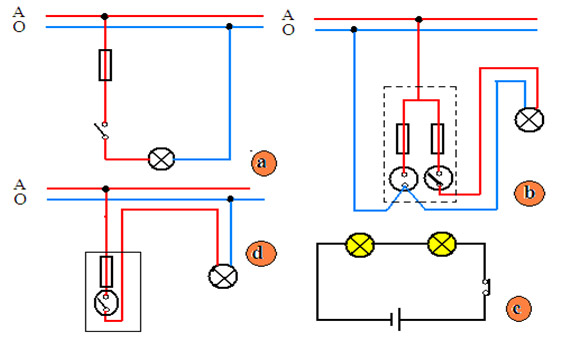
#> input picture BOM_data/sample3.jpg, 562 x 354 px, found by its file name
$ jupyter execute --allow-errors resnet18-gpu.ipynb
#> lines starting #> are read from the running program, lines starting #| are printed output that depends on the picture
[cell 1]
# !pip install -q opencv-python-headless torchvision torch matplotlib

[cell 2]
import math
import cv2
import json
import numpy as np
import matplotlib.pyplot as plt
import matplotlib.patches as patches

import torch
import torch.nn as nn
import torch.nn.functional as F
import torchvision.ops as tv_ops
import torchvision.models as tvm
from torchvision import transforms

#> (the rest of this cell did not finish here and is left out)

[cell 3]
PATTERN_PATH = './BOM_Data/sample_pattern3_1.png'   # <- path to your pattern / symbol image
DRAWING_PATH = './BOM_Data/sample3.jpg'

# Detection hyper-parameters
PATTERN_SIZE         = 224    # pattern resize target (do NOT pad)
SIMILARITY_THRESHOLD = 0.80   # cosine similarity cutoff
IOU_THRESHOLD        = 0.30   # Soft-NMS sigma (was hard-NMS IoU threshold)
SCALES               = [0.75, 1.0, 1.25]   # FIX 1b: 3 scales instead of 5
STRIDE_FACTOR        = 0.50   # FIX 1a: was 0.25 → 4× fewer windows
SCALE_SIGMA          = 0.50   # FIX 3:  Gaussian scale-penalty width
MAX_DETECTIONS       = 40     # FIX 4:  hard cap on final bounding boxes

#> (a cell that did not finish here is left out)

[cell 5]
drawing_img_cv = cv2.imread(DRAWING_PATH, cv2.IMREAD_GRAYSCALE)
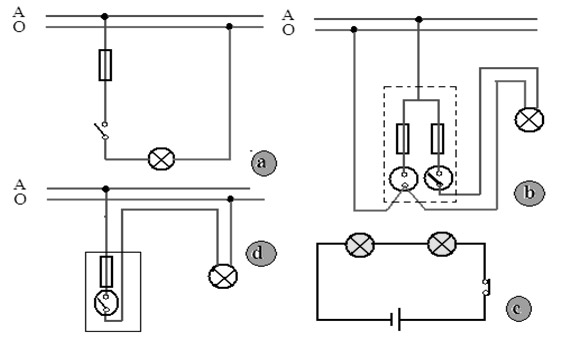
#> drawing_img_cv: shape (354, 562); min 0, max 255, mean 241.8
if drawing_img_cv is None:
    raise FileNotFoundError(f'BOM image not found at: {DRAWING_PATH}')

# Pad so dimensions are multiples of 32 (ensures H/32 and W/32 are integers)
#> (the rest of this cell did not finish here and is left out)

[cell 6]
pattern_img_cv = cv2.imread(PATTERN_PATH, cv2.IMREAD_GRAYSCALE)
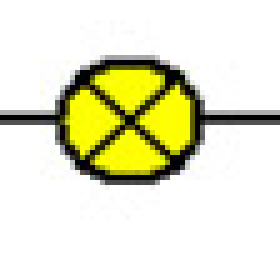
#> input picture BOM_data/sample_pattern3_1.png, 56 x 52 px, found by its file name (shown 5 times larger)
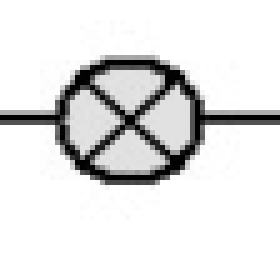
#> pattern_img_cv: shape (52, 56) (shown 5 times larger); min 0, max 255, mean 224.6
if pattern_img_cv is None:
    raise FileNotFoundError(f'Pattern image not found at: {PATTERN_PATH}')

# ─── THE FIX ────────────────────────────────────────────────────────────────
# Previous code: center_pad_pattern → inflated a tiny symbol to the full BOM
# canvas (~99.9% white pixels). The ResNet embedding then encoded "white space"
# and cosine similarity peaked at the whitest regions of the BOM.
#
# Correct approach: crop the pattern to its ink bounding box, then resize to
# PATTERN_SIZE. ResNet now sees ink-filling-the-frame → a meaningful embedding.
# ────────────────────────────────────────────────────────────────────────────
#> (the rest of this cell did not finish here and is left out)
